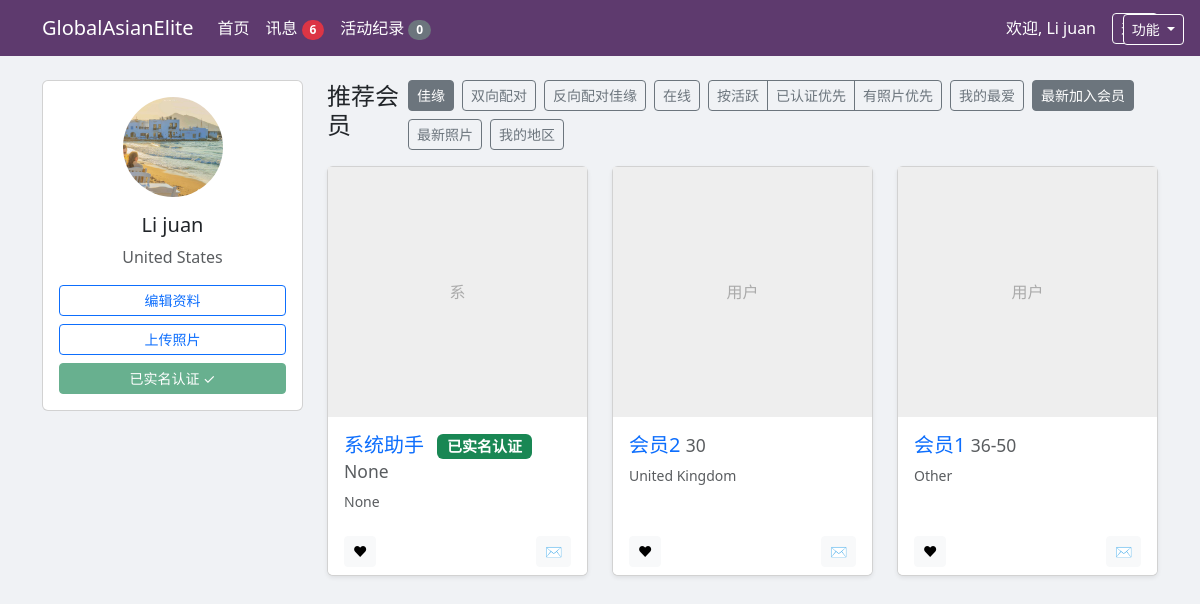
/dashboard (signed in), run on the app's committed database.
### tables this page shows
CREATE TABLE users (
                id INTEGER PRIMARY KEY AUTOINCREMENT,
                phone TEXT UNIQUE NOT NULL,
                password TEXT NOT NULL,
                gender TEXT,
                age_range TEXT,
                country TEXT,
                created_at TIMESTAMP DEFAULT CURRENT_TIMESTAMP
            , avatar_path TEXT, id_card_path TEXT, is_verified BOOLEAN DEFAULT 0, ip_address TEXT, name TEXT, dob TEXT, state TEXT, city TEXT, hair_color TEXT, eye_color TEXT, height TEXT, weight TEXT, marital_status TEXT, smoking TEXT, match_gender TEXT, match_age_min INTEGER, match_age_max INTEGER, asset_proof_path TEXT, is_ai BOOLEAN DEFAULT 0, last_active_at TIMESTAMP, status TEXT DEFAULT 'pending_upload');

### main.py (the view)
@app.get("/dashboard", response_class=HTMLResponse)
async def dashboard(request: Request):
    user_id = request.session.get("user_id")
    if not user_id:
        return RedirectResponse(url="/")
    async with aiosqlite.connect(DATABASE) as db:
        await db.execute("UPDATE users SET last_active_at = CURRENT_TIMESTAMP WHERE id = ?", (user_id,))
        await db.commit()
        db.row_factory = aiosqlite.Row
        async with db.execute("SELECT * FROM users WHERE id = ?", (user_id,)) as cursor:
            current_user = await cursor.fetchone()
        f = request.query_params.get("filter")
        s = request.query_params.get("sort")
        country_filter = request.query_params.get("country")
        base = "FROM users u WHERE u.id != ? AND u.id NOT IN (SELECT blocked_id FROM blocks WHERE blocker_id = ?)"
        params = [user_id, user_id]
        if current_user and current_user["match_gender"] in ("male","female") and not f:
            base += " AND u.gender = ?"
            params.append(current_user["match_gender"])
        if f == "mutual":
            base += " AND EXISTS (SELECT 1 FROM likes l1 WHERE l1.liker_id = ? AND l1.liked_id = u.id) AND EXISTS (SELECT 1 FROM likes l2 WHERE l2.liker_id = u.id AND l2.liked_id = ?)"
            params += [user_id, user_id]
        elif f == "liked_me":
            base += " AND EXISTS (SELECT 1 FROM likes l WHERE l.liker_id = u.id AND l.liked_id = ?)"
            params += [user_id]
        elif f == "i_liked":
            base += " AND EXISTS (SELECT 1 FROM likes l WHERE l.liker_id = ? AND l.liked_id = u.id)"
            params += [user_id]
        elif f == "online":
            base += " AND u.last_active_at IS NOT NULL AND u.last_active_at >= datetime('now','-5 minutes')"
        elif f == "favorites":
            base += " AND EXISTS (SELECT 1 FROM favorites f WHERE f.favoriter_id = ? AND f.favorite_id = u.id)"
            params += [user_id]
        elif f == "my_region" and current_user and current_user["country"]:
            base += " AND u.country = ?"
            params += [current_user["country"]]
        if country_filter and country_filter != "popular":
            base += " AND u.country = ?"
            params += [country_filter]
        order = "u.id DESC"
        if s == "active":
            order = "u.last_active_at DESC"
        elif s == "verified":
            order = "u.is_verified DESC, u.id DESC"
        elif s == "photos":
            order = "(SELECT COUNT(1) FROM user_photos p WHERE p.user_id = u.id) DESC, u.id DESC"
        sql = f"SELECT u.id, u.name, u.gender, u.age_range, u.country, u.avatar_path, u.is_verified {base} ORDER BY {order} LIMIT 20"
        async with db.execute(sql, tuple(params)) as cursor:
            members = await cursor.fetchall()
        async with db.execute(
            """
            SELECT n.id, n.type, n.created_at, u.id as actor_id, u.name as actor_name, u.avatar_path as actor_avatar
            FROM notifications n
            JOIN users u ON u.id = n.actor_id
            WHERE n.recipient_id = ? AND n.read_at IS NULL
            ORDER BY n.id DESC
            LIMIT 10
            """,
            (user_id,)
        ) as cursor:
            notifications = await cursor.fetchall()
        async with db.execute("SELECT COUNT(*) FROM likes WHERE liked_id = ?", (user_id,)) as c:
            likes_count = (await c.fetchone())[0]
        async with db.execute("SELECT COUNT(*) FROM favorites WHERE favoriter_id = ?", (user_id,)) as c:
            fav_count = (await c.fetchone())[0]
        async with db.execute("SELECT COUNT(*) FROM profile_views WHERE viewed_id = ?", (user_id,)) as c:
            views_count = (await c.fetchone())[0]
        async with db.execute("SELECT COUNT(*) FROM blocks WHERE blocker_id = ?", (user_id,)) as c:
            blocks_count = (await c.fetchone())[0]
        activity_counts = {
            "likes": likes_count,
            "favorites": fav_count,
            "views": views_count,
            "blocks": blocks_count
        }
    return templates.TemplateResponse("dashboard.html", {
        "request": request,
        "user": current_user,
        "members": members,
        "notifications": notifications,
        "activity_counts": activity_counts,
        "filter": f or "",
        "sort": s or "",
        "country_filter": country_filter or ""
    })

### templates/dashboard.html (shortened to what this page needs)
<!DOCTYPE html>
<html lang="zh-CN">
<head>
    <link href="https://cdn.jsdelivr.net/npm/bootstrap@5.3.0/dist/css/bootstrap.min.css" rel="stylesheet">
</head>
<body>
<nav class="navbar navbar-expand-lg mb-4">
    <div class="container">
        <a class="navbar-brand" href="#">GlobalAsianElite</a>
        <div class="collapse navbar-collapse">
            <ul class="navbar-nav me-auto">
                <li class="nav-item"><a class="nav-link active" href="/dashboard">首页</a></li>
                <li class="nav-item"><a class="nav-link" href="/messages">讯息 <span class="badge bg-danger rounded-pill">6</span></a></li>
                <li class="nav-item"><a class="nav-link" href="/activity">活动纪录 <span class="badge bg-secondary rounded-pill">{{ activity_counts['likes'] + activity_counts['favorites'] + activity_counts['views'] + activity_counts['blocks'] }}</span></a></li>
            </ul>
            <span class="navbar-text text-white">
                欢迎, {{ user.name or '会员' }}
            </span>
            <a href="/logout" class="btn btn-outline-light btn-sm ms-3">退出</a>
        </div>
    </div>
</nav>
<div id="quickMenu" class="position-fixed" style="right:16px; top:14px; z-index:1070;">
    <div class="dropdown">
        <button class="btn btn-outline-light btn-sm dropdown-toggle" type="button" data-bs-toggle="dropdown" aria-expanded="false" style="background-color: var(--primary-purple); color: #fff; border-color: #fff;">
            功能
        </button>
    </div>
</div>
<div class="container">
    <div class="row">
        <div class="col-md-3">
            <div class="card mb-3">
                <div class="card-body text-center">
                    {% if user.avatar_path %}
                    <a href="/member/{{ user.id }}"><img src="{{ user.avatar_path }}" class="rounded-circle mb-3" style="width: 100px; height: 100px; object-fit: cover;"></a>
                    {% else %}
                    <a href="/member/{{ user.id }}" class="d-inline-block">
                        <div class="bg-secondary rounded-circle mb-3 mx-auto d-flex align-items-center justify-content-center" style="width: 100px; height: 100px; color: white; font-size: 2rem; cursor:pointer;">
                            {{ user.name[0] if user.name else '用' }}
                        </div>
                    </a>
                    {% endif %}
                    <h5 class="card-title">{{ user.name or '未设置昵称' }}</h5>
                    <p class="card-text text-muted">{{ user.city or user.country }}</p>
                    <div class="d-grid gap-2">
                        <a href="/profile/edit" class="btn btn-outline-primary btn-sm">编辑资料</a>
                        <a href="/profile/photos" class="btn btn-outline-primary btn-sm">上传照片</a>
                        {% if not user.is_verified %}
                        <a href="/verification" class="btn btn-warning btn-sm">实名认证 (未完成)</a>
                        {% else %}
                        <button class="btn btn-success btn-sm" disabled>已实名认证 ✓</button>
                        {% endif %}
                    </div>
                </div>
            </div>
        </div>
        <div class="col-md-9">
            <div class="d-flex justify-content-between align-items-center mb-3">
                <h4>推荐会员</h4>
                <div class="d-flex flex-wrap gap-2">
                    <a class="btn btn-outline-secondary btn-sm {{ 'active' if filter=='' else '' }}" href="/dashboard">佳缘</a>
                    <a class="btn btn-outline-secondary btn-sm {{ 'active' if filter=='mutual' else '' }}" href="/dashboard?filter=mutual">双向配对</a>
                    <a class="btn btn-outline-secondary btn-sm {{ 'active' if filter=='i_liked' else '' }}" href="/dashboard?filter=i_liked">反向配对佳缘</a>
                    <a class="btn btn-outline-secondary btn-sm {{ 'active' if filter=='online' else '' }}" href="/dashboard?filter=online">在线</a>
                    <div class="btn-group">
                        <a class="btn btn-outline-secondary btn-sm {{ 'active' if sort=='active' else '' }}" href="/dashboard?sort=active">按活跃</a>
                        <a class="btn btn-outline-secondary btn-sm {{ 'active' if sort=='verified' else '' }}" href="/dashboard?sort=verified">已认证优先</a>
                        <a class="btn btn-outline-secondary btn-sm {{ 'active' if sort=='photos' else '' }}" href="/dashboard?sort=photos">有照片优先</a>
                    </div>
                    <a class="btn btn-outline-secondary btn-sm {{ 'active' if filter=='favorites' else '' }}" href="/dashboard?filter=favorites">我的最爱</a>
                    <a class="btn btn-outline-secondary btn-sm {{ 'active' if sort=='' else '' }}" href="/dashboard?sort=">最新加入会员</a>
                    <a class="btn btn-outline-secondary btn-sm {{ 'active' if sort=='photos' else '' }}" href="/dashboard?sort=photos">最新照片</a>
                    <a class="btn btn-outline-secondary btn-sm {{ 'active' if filter=='my_region' else '' }}" href="/dashboard?filter=my_region">我的地区</a>
                </div>
            </div>
            <div class="row row-cols-1 row-cols-md-3 g-4">
                {% for m in members %}
                <div class="col">
                    <div class="card h-100 shadow-sm">
                        {% if m['avatar_path'] %}
                        <a href="/member/{{ m['id'] }}"><img src="{{ m['avatar_path'] }}" style="height:250px; object-fit:cover;" alt="头像"></a>
                        {% else %}
                        <a href="/member/{{ m['id'] }}" class="text-decoration-none d-block" style="height: 250px;">
                            <div style="height: 100%; background: #eee; display: flex; align-items: center; justify-content: center; color: #aaa; cursor:pointer;">
                                {{ (m['name'] or '用户')[0] if m['name'] else '用户' }}
                            </div>
                        </a>
                        {% endif %}
                        <div class="card-body">
                            <h5 class="card-title">
                                <a href="/member/{{ m['id'] }}" class="text-decoration-none">{{ m['name'] or ('会员'+m['id']|string) }}</a>
                                {% if m['is_verified'] %}<span class="badge bg-success ms-2">已实名认证</span>{% endif %}
                                <small class="text-muted">{{ m['age_range'] }}</small>
                            </h5>
                            <p class="card-text small text-muted">{{ m['country'] }}</p>
                        </div>
                        <div class="card-footer bg-white border-top-0 d-flex justify-content-between">
                            <form action="/like/{{ m['id'] }}" method="post"><button class="btn btn-light btn-sm" type="submit">❤</button></form>
                            <button class="btn btn-light btn-sm" data-chat="{{ m['id'] }}">✉</button>
                        </div>
                    </div>
                </div>
                {% endfor %}
            </div>
        </div>
    </div>
</div>
</body>
</html>

### templates/dashboard.html (style rules this page uses)
:root { --primary-purple: #5e3a6e; }
body { background-color: #f0f2f5; }
.navbar { background-color: var(--primary-purple); }
.navbar-brand, .nav-link { color: white !important; }

### data on the page
users: name "Li juan", avatar_path (picture), country "United States"
users: name "系", name "系统助手", is_verified "已实名认证", age_range "None", country "None"
users: name "用户", id "会员2", age_range "30", country "United Kingdom"
users: name "用户", id "会员1", age_range "36-50", country "Other"
